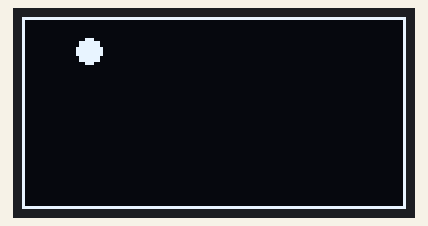
Recording of a sketch running on a simulated Arduino Uno, built with avr-gcc and run on an emulated ATmega328P. Parts: 128×64 one-colour display.

Above: at 0.2 s.
At 4.89 s:
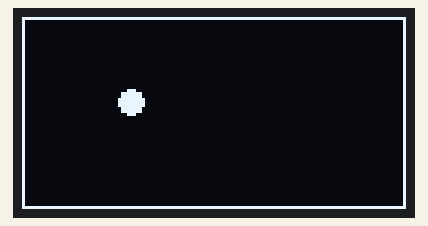
At 9.89 s:
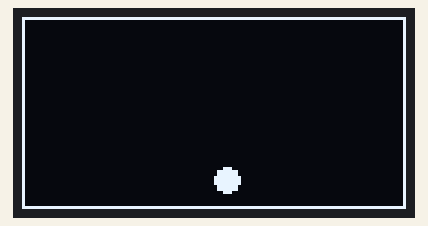
At 19.89 s:
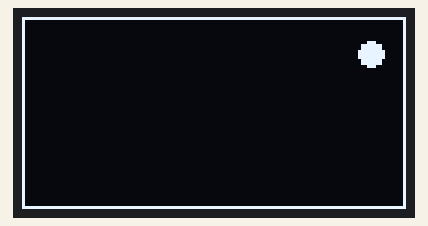
At 29.26 s:
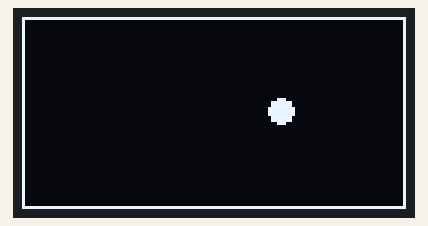
At 39.27 s:
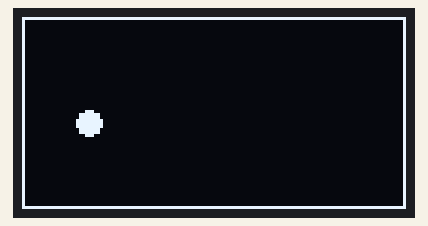

The sketch:

L10_Bounce.ino
```cpp
// Lesson 10: Bouncing ball
// The ball moves a little every frame and bounces off the edges.

#include <Adafruit_SSD1306.h>

Adafruit_SSD1306 display(128, 64, &Wire, -1);

const int R = 4;  // ball radius
int x = 20;
int y = 10;
int dx = 2;  // how far it moves across each frame
int dy = 1;  // how far it moves down each frame

void setup() {
  display.begin(SSD1306_SWITCHCAPVCC, 0x3C);
}

void loop() {
  x = x + dx;
  y = y + dy;
  if (x <= R || x >= 127 - R) {
    dx = -dx;
  }
  if (y <= R || y >= 63 - R) {
    dy = -dy;
  }
  display.clearDisplay();
  display.drawRect(0, 0, 128, 64, SSD1306_WHITE);
  display.fillCircle(x, y, R, SSD1306_WHITE);
  display.display();
  delay(10);
}
```
